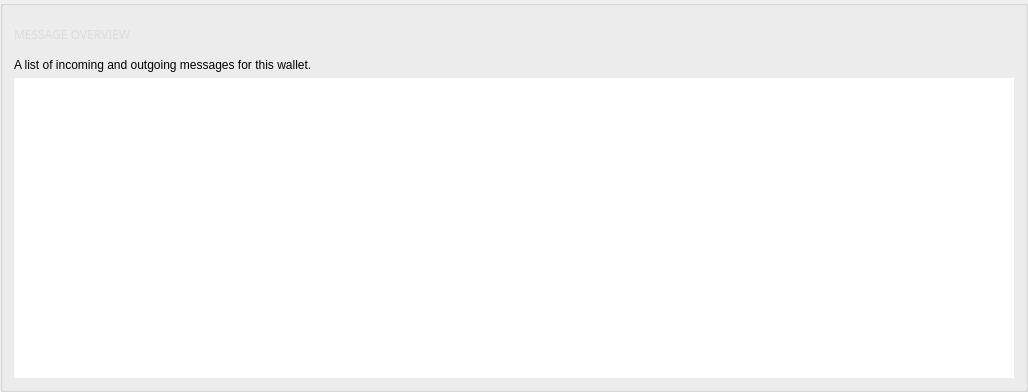
       <widget class="QGroupBox" name="messageBox">
        <property name="styleSheet">
         <string notr="true"/>
        </property>
        <property name="title">
         <string/>
        </property>
        <layout class="QVBoxLayout" name="verticalLayout_5">
         <item>
          <widget class="QLabel" name="title_messageOverview">
           <property name="minimumSize">
            <size>
             <width>300</width>
             <height>35</height>
            </size>
           </property>
           <property name="maximumSize">
            <size>
             <width>300</width>
             <height>35</height>
            </size>
           </property>
           <property name="font">
            <font>
             <family>Poppins</family>
            </font>
           </property>
           <property name="styleSheet">
            <string notr="true">color: #ddd;
background: transparent;


border: none;
text-align: left;
</string>
           </property>
           <property name="text">
            <string>MESSAGE OVERVIEW</string>
           </property>
           <property name="textFormat">
            <enum>Qt::AutoText</enum>
           </property>
          </widget>
         </item>
         <item>
          <widget class="QLabel" name="label_4">
           <property name="text">
            <string>A list of incoming and outgoing messages for this wallet. </string>
           </property>
          </widget>
         </item>
         <item>
          <widget class="QTreeView" name="m_messagesView">
           <property name="minimumSize">
            <size>
             <width>1000</width>
             <height>300</height>
            </size>
           </property>
           <property name="maximumSize">
            <size>
             <width>16777215</width>
             <height>16777215</height>
            </size>
           </property>
           <property name="font">
            <font>
             <family>Poppins</family>
            </font>
           </property>
           <property name="styleSheet">
            <string notr="true">/* This style is handled automatically by EditableStyle.cpp */</string>
           </property>
           <property name="frameShape">
            <enum>QFrame::NoFrame</enum>
           </property>
           <property name="frameShadow">
            <enum>QFrame::Plain</enum>
           </property>
           <property name="sizeAdjustPolicy">
            <enum>QAbstractScrollArea::AdjustIgnored</enum>
           </property>
           <property name="editTriggers">
            <set>QAbstractItemView::AnyKeyPressed|QAbstractItemView::CurrentChanged|QAbstractItemView::EditKeyPressed|QAbstractItemView::SelectedClicked</set>
           </property>
           <property name="alternatingRowColors">
            <bool>true</bool>
           </property>
           <property name="rootIsDecorated">
            <bool>false</bool>
           </property>
           <property name="uniformRowHeights">
            <bool>true</bool>
           </property>
           <property name="itemsExpandable">
            <bool>true</bool>
           </property>
           <property name="sortingEnabled">
            <bool>false</bool>
           </property>
           <attribute name="headerCascadingSectionResizes">
            <bool>true</bool>
           </attribute>
           <attribute name="headerShowSortIndicator" stdset="0">
            <bool>false</bool>
           </attribute>
          </widget>
         </item>
        </layout>
       </widget>
